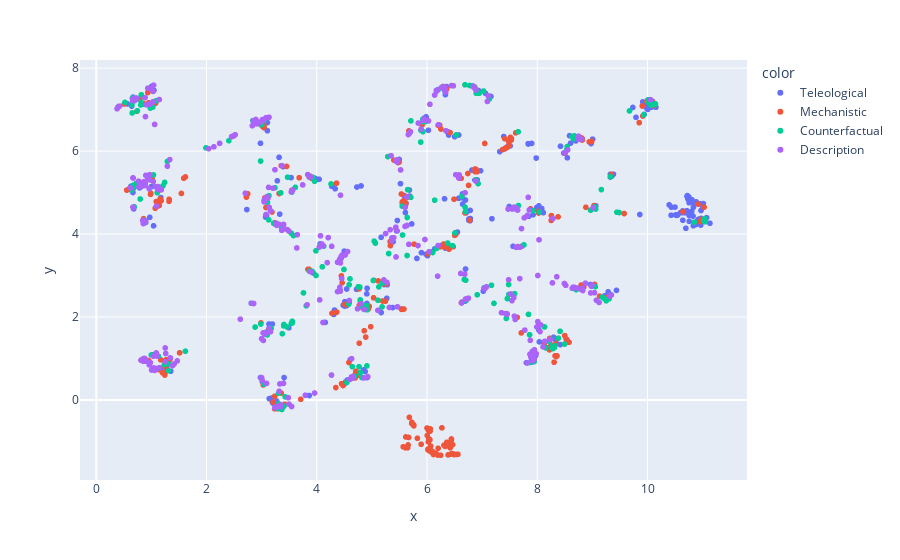

The cell this chart's notebook holds for it:
### Code cell
# Create an embedding matrix from the text based on the tf-idf score of each term
vectorizer = TfidfVectorizer(stop_words="english")
X = vectorizer.fit_transform(output["Text"])

# Reduce the dimensionality of the embedding matrix and plot it colored by the question type
X_embedded = create_embedding(X.toarray())
fig = px.scatter(x=X_embedded[:, 0], y=X_embedded[:, 1], color=output['Type'], hover_data={"Text": output["Text"]})
fig.show()

### Figure 1 — Plotly figure (JSON) as saved in the notebook; plotly's stock layout.template omitted (floating-point values rounded to 4 significant figures; data arrays with more than 128 entries replaced by an {"elided": "..."} marker saying what was removed)
{"data": [{"customdata": {"elided": "350x1 str values"}, "hovertemplate": "color=Teleological<br>x=%{x}<br>y=%{y}<br>Text=%{customdata[0]}<extra></extra>", "legendgroup": "Teleological", "marker": {"color": "#636efa", "symbol": "circle"}, "mode": "markers", "name": "Teleological", "showlegend": true, "x": {"elided": "350 float values"}, "xaxis": "x", "y": {"elided": "350 float values"}, "yaxis": "y", "type": "scattergl"}, {"customdata": {"elided": "339x1 str values"}, "hovertemplate": "color=Mechanistic<br>x=%{x}<br>y=%{y}<br>Text=%{customdata[0]}<extra></extra>", "legendgroup": "Mechanistic", "marker": {"color": "#EF553B", "symbol": "circle"}, "mode": "markers", "name": "Mechanistic", "showlegend": true, "x": {"elided": "339 float values"}, "xaxis": "x", "y": {"elided": "339 float values"}, "yaxis": "y", "type": "scattergl"}, {"customdata": {"elided": "258x1 str values"}, "hovertemplate": "color=Counterfactual<br>x=%{x}<br>y=%{y}<br>Text=%{customdata[0]}<extra></extra>", "legendgroup": "Counterfactual", "marker": {"color": "#00cc96", "symbol": "circle"}, "mode": "markers", "name": "Counterfactual", "showlegend": true, "x": {"elided": "258 float values"}, "xaxis": "x", "y": {"elided": "258 float values"}, "yaxis": "y", "type": "scattergl"}, {"customdata": {"elided": "361x1 str values"}, "hovertemplate": "color=Description<br>x=%{x}<br>y=%{y}<br>Text=%{customdata[0]}<extra></extra>", "legendgroup": "Description", "marker": {"color": "#ab63fa", "symbol": "circle"}, "mode": "markers", "name": "Description", "showlegend": true, "x": {"elided": "361 float values"}, "xaxis": "x", "y": {"elided": "361 float values"}, "yaxis": "y", "type": "scattergl"}], "layout": {"xaxis": {"anchor": "y", "domain": [0.0, 1.0], "title": {"text": "x"}}, "yaxis": {"anchor": "x", "domain": [0.0, 1.0], "title": {"text": "y"}}, "legend": {"title": {"text": "color"}, "tracegroupgap": 0}, "margin": {"t": 60}}}
